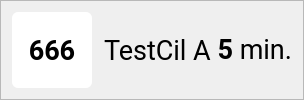
                      <widget class="QFrame" name="frame_odjezd9">
                       <property name="frameShape">
                        <enum>QFrame::StyledPanel</enum>
                       </property>
                       <property name="frameShadow">
                        <enum>QFrame::Raised</enum>
                       </property>
                       <layout class="QHBoxLayout" name="horizontalLayout_32" stretch="19,10,100,10,40">
                        <item>
                         <widget class="QLabel" name="label_prestup9_linka">
                          <property name="sizePolicy">
                           <sizepolicy hsizetype="Maximum" vsizetype="Expanding">
                            <horstretch>0</horstretch>
                            <verstretch>0</verstretch>
                           </sizepolicy>
                          </property>
                          <property name="minimumSize">
                           <size>
                            <width>80</width>
                            <height>20</height>
                           </size>
                          </property>
                          <property name="maximumSize">
                           <size>
                            <width>200</width>
                            <height>200</height>
                           </size>
                          </property>
                          <property name="font">
                           <font>
                            <family>roboto</family>
                            <pointsize>20</pointsize>
                            <bold>true</bold>
                           </font>
                          </property>
                          <property name="styleSheet">
                           <string notr="true">background-color: rgb(255,255,255); color:rgb(0,0,0); border-radius:6px;padding: 5px; font-weight: bold;</string>
                          </property>
                          <property name="text">
                           <string>666</string>
                          </property>
                          <property name="alignment">
                           <set>Qt::AlignCenter</set>
                          </property>
                         </widget>
                        </item>
                        <item>
                         <widget class="QLabel" name="label_prestup9_sipky">
                          <property name="sizePolicy">
                           <sizepolicy hsizetype="Maximum" vsizetype="Expanding">
                            <horstretch>0</horstretch>
                            <verstretch>0</verstretch>
                           </sizepolicy>
                          </property>
                          <property name="text">
                           <string>&lt;html&gt;&lt;head/&gt;&lt;body&gt;&lt;p&gt;&lt;img src=&quot;:/images/resources/LCD-piktogramy_verze-LCD-5-17.svg&quot; height=&quot;30&quot;/&gt;&lt;/p&gt;&lt;/body&gt;&lt;/html&gt;</string>
                          </property>
                         </widget>
                        </item>
                        <item>
                         <widget class="QLabel" name="label_prestup9_cil">
                          <property name="font">
                           <font>
                            <family>roboto</family>
                            <pointsize>20</pointsize>
                           </font>
                          </property>
                          <property name="text">
                           <string>TestCil</string>
                          </property>
                         </widget>
                        </item>
                        <item>
                         <widget class="QLabel" name="label_prestup9_nastupiste">
                          <property name="sizePolicy">
                           <sizepolicy hsizetype="Preferred" vsizetype="Preferred">
                            <horstretch>0</horstretch>
                            <verstretch>0</verstretch>
                           </sizepolicy>
                          </property>
                          <property name="font">
                           <font>
                            <family>roboto</family>
                            <pointsize>20</pointsize>
                           </font>
                          </property>
                          <property name="text">
                           <string>A</string>
                          </property>
                          <property name="alignment">
                           <set>Qt::AlignJustify|Qt::AlignVCenter</set>
                          </property>
                         </widget>
                        </item>
                        <item>
                         <widget class="QLabel" name="label_prestup9_odjezd">
                          <property name="sizePolicy">
                           <sizepolicy hsizetype="Preferred" vsizetype="Preferred">
                            <horstretch>0</horstretch>
                            <verstretch>0</verstretch>
                           </sizepolicy>
                          </property>
                          <property name="font">
                           <font>
                            <family>roboto</family>
                            <pointsize>20</pointsize>
                           </font>
                          </property>
                          <property name="text">
                           <string> &lt;b&gt;5&lt;/b&gt; min.</string>
                          </property>
                          <property name="alignment">
                           <set>Qt::AlignRight|Qt::AlignTrailing|Qt::AlignVCenter</set>
                          </property>
                         </widget>
                        </item>
                       </layout>
                      </widget>
